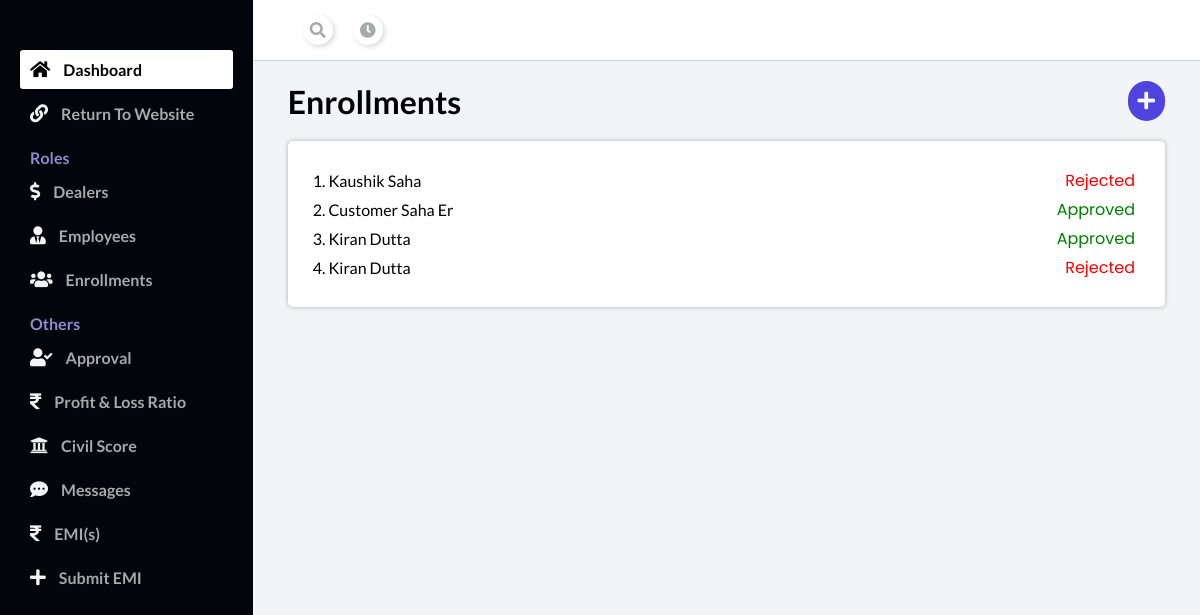
Page /admin_dashboard/enrollments/ on the committed database.
### main/models.py (models this page shows, shortened)
class Enrollment(models.Model):
    user = models.ForeignKey(User, on_delete=models.CASCADE, null=True)
    enrollment_id = models.TextField()
    password = models.TextField()
    total_amount = models.IntegerField()
    name = models.TextField()
    father_name = models.TextField()
    landmark = models.TextField()
    village_ward = models.TextField()
    post_office = models.TextField()
    city = models.TextField()
    district = models.TextField()
    state = models.TextField()
    pin = models.IntegerField()
    due_cleared = models.BooleanField(default=False, blank=True)
    landmark = models.TextField()
    phone_number = models.TextField()
    aadhaar_number = models.IntegerField(max_length=12)
    pan_number = models.TextField(max_length=10)
    aadhaar_image = models.ImageField(upload_to="aadhaar_images")
    pan_image = models.ImageField(upload_to="pan_images")
    dealer = models.ForeignKey(Dealer, on_delete=models.CASCADE, null=True, blank=True)
    admin = models.TextField(null=True, blank=True)
    status = models.TextField(default="pending", blank=True)

### admin/views.py (the view)
# urls.py: path('enrollments/', views.enrollments, name="enrollments"),
def enrollments(request):
    enrollments = Enrollment.objects.all()
    return render(request, "Admin/enrollments.html", {"enrollments":enrollments})

### Template/Admin/enrollments.html (shortened to what this page needs)
{% extends "admin_base.html" %}
{% block body %}
<div class="main__container">
    <div class="space-between">
        <h1>Enrollments</h1>
        <a href="/admin_dashboard/create_enrollment"><i class="plus-icon fas fa-plus"></i></a>
    </div>
    <div class="container-div" style="margin-top: 20px;">
        {% for i in enrollments %}
        <div onclick="window.location.href='/admin_dashboard/enrollment_details/{{i.id}}'" class="space-between">
            <p style="margin: 5px 0px;">{{forloop.counter}}. <a style="color: black; text-decoration: none;">{{i.name}}</a></p>
            <div style="display: flex; align-items: center;">
                {% if i.status == "rejected" %}
                    <p style="color: red; margin-right: 5px; font-family:  'Poppins', sans-serif;">Rejected</p>
                {% endif %}
                {% if i.status == "approved" %}
                    <p style="color: green; margin-right: 5px; font-family:  'Poppins', sans-serif;">Approved</p>
                {% endif %}
            </div>
        </div>
        {% endfor %}
    </div>
</div>
{% endblock body %}

### Template/admin_base.html (style rules this page uses)
* { margin: 0; padding: 0; }
body { box-sizing: border-box; font-family: "Lato", sans-serif; }
.main__container { padding: 20px 35px; }
.container-div { padding: 25px; background-color: white; border-radius: 5px; box-shadow: 0 0 5PX 0 rgba(0, 0, 0, 0.287); }

### Template/Admin/enrollments.html (style rules this page uses)
.space-between { display: flex; align-items: center; justify-content: space-between; }
.plus-icon { font-size: 20px; color: white; background-color: rgb(79,68,224); padding: 10px; border-radius: 100px; }

### rows in the picture
Enrollment: name "Kaushik Saha", status "Rejected"
Enrollment: name "Customer Saha Er", status "Approved"
Enrollment: name "Kiran Dutta", status "Approved"
Enrollment: name "Kiran Dutta", status "Rejected"
